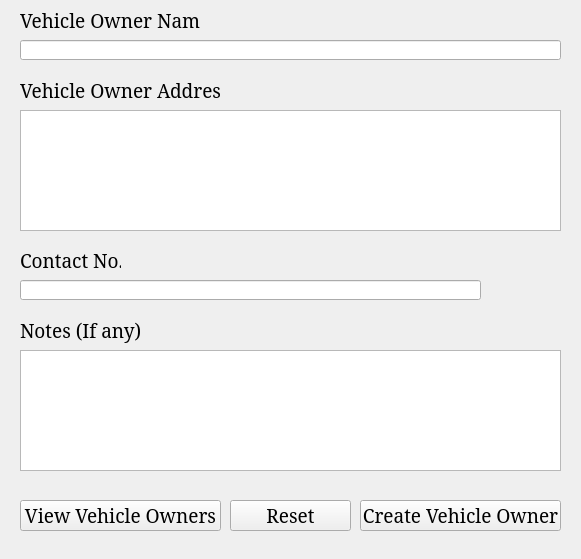
<?xml version="1.0" encoding="UTF-8"?>
<ui version="4.0">
 <class>AddVehicleOwnerWindow</class>
 <widget class="QMainWindow" name="AddVehicleOwnerWindow">
  <property name="windowModality">
   <enum>Qt::ApplicationModal</enum>
  </property>
  <property name="geometry">
   <rect>
    <x>0</x>
    <y>0</y>
    <width>581</width>
    <height>559</height>
   </rect>
  </property>
  <property name="windowTitle">
   <string>KB Roadways - Add Vehicle Owner</string>
  </property>
  <property name="windowIcon">
   <iconset>
    <normaloff>../__Assets/Logos/CompanyLogo.png</normaloff>../__Assets/Logos/CompanyLogo.png</iconset>
  </property>
  <widget class="QWidget" name="centralwidget">
   <widget class="QLabel" name="lblVehicleOwnerName">
    <property name="geometry">
     <rect>
      <x>20</x>
      <y>0</y>
      <width>181</width>
      <height>41</height>
     </rect>
    </property>
    <property name="font">
     <font>
      <family>Constantia</family>
      <pointsize>14</pointsize>
     </font>
    </property>
    <property name="text">
     <string>Vehicle Owner Name</string>
    </property>
   </widget>
   <widget class="QLabel" name="lblVehicleOwnerAddress">
    <property name="geometry">
     <rect>
      <x>20</x>
      <y>70</y>
      <width>201</width>
      <height>41</height>
     </rect>
    </property>
    <property name="font">
     <font>
      <family>Constantia</family>
      <pointsize>14</pointsize>
     </font>
    </property>
    <property name="text">
     <string>Vehicle Owner Address</string>
    </property>
   </widget>
   <widget class="QLabel" name="lblLogo">
    <property name="geometry">
     <rect>
      <x>500</x>
      <y>260</y>
      <width>61</width>
      <height>51</height>
     </rect>
    </property>
    <property name="acceptDrops">
     <bool>false</bool>
    </property>
    <property name="autoFillBackground">
     <bool>false</bool>
    </property>
    <property name="text">
     <string/>
    </property>
    <property name="pixmap">
     <pixmap>../__Assets/Logos/CompanyLogo.png</pixmap>
    </property>
    <property name="scaledContents">
     <bool>true</bool>
    </property>
   </widget>
   <widget class="QLineEdit" name="leVehicleOwnerName">
    <property name="enabled">
     <bool>true</bool>
    </property>
    <property name="geometry">
     <rect>
      <x>20</x>
      <y>40</y>
      <width>541</width>
      <height>20</height>
     </rect>
    </property>
    <property name="text">
     <string/>
    </property>
    <property name="readOnly">
     <bool>false</bool>
    </property>
   </widget>
   <widget class="QTextEdit" name="teVehicleOwnerAddress">
    <property name="geometry">
     <rect>
      <x>20</x>
      <y>110</y>
      <width>541</width>
      <height>121</height>
     </rect>
    </property>
    <property name="acceptRichText">
     <bool>false</bool>
    </property>
   </widget>
   <widget class="QLabel" name="lblContactNo">
    <property name="geometry">
     <rect>
      <x>20</x>
      <y>240</y>
      <width>101</width>
      <height>41</height>
     </rect>
    </property>
    <property name="font">
     <font>
      <family>Constantia</family>
      <pointsize>14</pointsize>
     </font>
    </property>
    <property name="text">
     <string>Contact No.</string>
    </property>
   </widget>
   <widget class="QLineEdit" name="leContactNo">
    <property name="enabled">
     <bool>true</bool>
    </property>
    <property name="geometry">
     <rect>
      <x>20</x>
      <y>280</y>
      <width>461</width>
      <height>20</height>
     </rect>
    </property>
    <property name="text">
     <string/>
    </property>
    <property name="readOnly">
     <bool>false</bool>
    </property>
   </widget>
   <widget class="QLabel" name="lblNotes">
    <property name="geometry">
     <rect>
      <x>20</x>
      <y>310</y>
      <width>121</width>
      <height>41</height>
     </rect>
    </property>
    <property name="font">
     <font>
      <family>Constantia</family>
      <pointsize>14</pointsize>
     </font>
    </property>
    <property name="text">
     <string>Notes (If any)</string>
    </property>
   </widget>
   <widget class="QTextEdit" name="teNotes">
    <property name="geometry">
     <rect>
      <x>20</x>
      <y>350</y>
      <width>541</width>
      <height>121</height>
     </rect>
    </property>
    <property name="acceptRichText">
     <bool>false</bool>
    </property>
   </widget>
   <widget class="QPushButton" name="btnReset">
    <property name="geometry">
     <rect>
      <x>230</x>
      <y>500</y>
      <width>121</width>
      <height>31</height>
     </rect>
    </property>
    <property name="font">
     <font>
      <family>Constantia</family>
      <pointsize>14</pointsize>
     </font>
    </property>
    <property name="text">
     <string>Reset</string>
    </property>
   </widget>
   <widget class="QPushButton" name="btnCreateVehicleOwner">
    <property name="geometry">
     <rect>
      <x>360</x>
      <y>500</y>
      <width>201</width>
      <height>31</height>
     </rect>
    </property>
    <property name="font">
     <font>
      <family>Constantia</family>
      <pointsize>14</pointsize>
     </font>
    </property>
    <property name="text">
     <string>Create Vehicle Owner</string>
    </property>
   </widget>
   <widget class="QPushButton" name="btnViewVehicleOwners">
    <property name="geometry">
     <rect>
      <x>20</x>
      <y>500</y>
      <width>201</width>
      <height>31</height>
     </rect>
    </property>
    <property name="font">
     <font>
      <family>Constantia</family>
      <pointsize>14</pointsize>
     </font>
    </property>
    <property name="text">
     <string>View Vehicle Owners</string>
    </property>
   </widget>
  </widget>
 </widget>
 <tabstops>
  <tabstop>leVehicleOwnerName</tabstop>
  <tabstop>teVehicleOwnerAddress</tabstop>
  <tabstop>leContactNo</tabstop>
  <tabstop>teNotes</tabstop>
  <tabstop>btnCreateVehicleOwner</tabstop>
  <tabstop>btnReset</tabstop>
  <tabstop>btnViewVehicleOwners</tabstop>
 </tabstops>
 <resources/>
 <connections/>
</ui>
